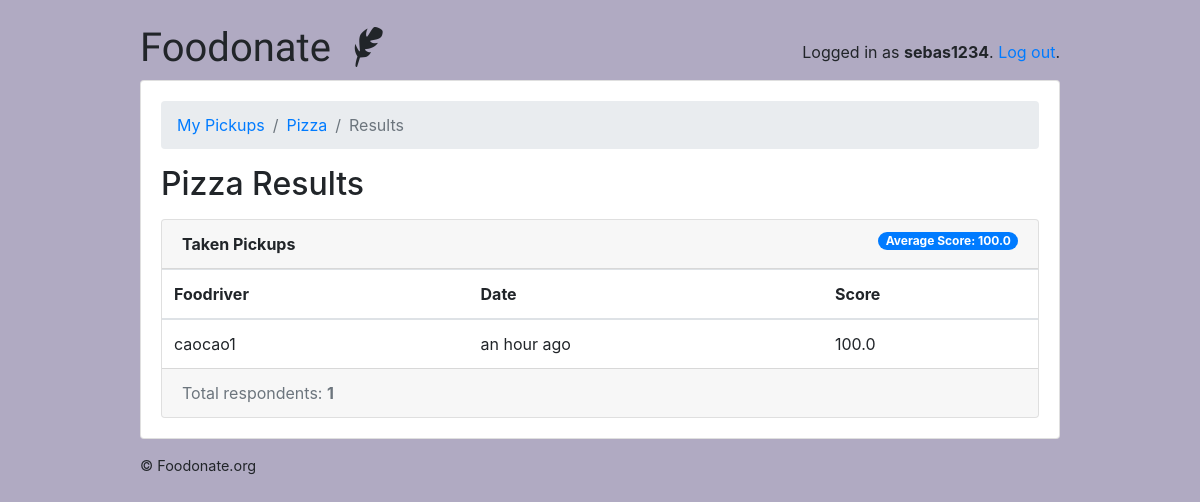
The app's page /foodonators/pickup/1/results/ (signed in) with its own data.
### food_platform/models.py (models this page shows, shortened)
class User(AbstractUser):
    is_foodriver = models.BooleanField(default=False)
    is_foodonator = models.BooleanField(default=False)

class Pickup(models.Model):
    owner = models.ForeignKey(User, on_delete=models.CASCADE, related_name='pickups')
    name = models.CharField(max_length=255)
    interested_area = models.ForeignKey(Interested_area, on_delete=models.CASCADE, related_name='pickups')

class TakenPickup(models.Model):
    foodriver = models.ForeignKey(Foodriver, on_delete=models.CASCADE, related_name='taken_pickups')
    pickup = models.ForeignKey(Pickup, on_delete=models.CASCADE, related_name='taken_pickups')
    score = models.FloatField()
    date = models.DateTimeField(auto_now_add=True)

class Foodriver(models.Model):
    user = models.OneToOneField(User, on_delete=models.CASCADE, primary_key=True)
    pickups = models.ManyToManyField(Pickup, through='TakenPickup')
    area = models.ManyToManyField(Interested_area, related_name='interested_foodrivers')

### food_platform/views/foodonators.py (the view)
# urls.py: path('pickup/<int:pk>/results/', foodonators.PickupResultsView.as_view(), name='pickup_results'),
@method_decorator([login_required, foodonator_required], name='dispatch')
class PickupResultsView(DetailView):
    model = Pickup
    context_object_name = 'pickup'
    template_name = 'food_platform/foodonators/pickup_results.html'
    def get_context_data(self, **kwargs):
        pickup = self.get_object()
        taken_pickups = pickup.taken_pickups.select_related('foodriver__user').order_by('-date')
        total_taken_pickups = taken_pickups.count()
        pickup_score = pickup.taken_pickups.aggregate(average_score=Avg('score'))
        extra_context = {
            'taken_pickups': taken_pickups,
            'total_taken_pickups': total_taken_pickups,
            'pickup_score': pickup_score
        }
        kwargs.update(extra_context)
        return super().get_context_data(**kwargs)
    def get_queryset(self):
        return self.request.user.pickups.all()

### food_platform/templates/food_platform/foodonators/pickup_results.html
{% extends 'base.html' %}
{% load crispy_forms_tags humanize %}
{% block content %}
  <nav aria-label="breadcrumb">
    <ol class="breadcrumb">
      <li class="breadcrumb-item"><a href="{% url 'foodonators:pickup_change_list' %}">My Pickups</a></li>
      <li class="breadcrumb-item"><a href="{% url 'foodonators:pickup_change' pickup.pk %}">{{ pickup.name }}</a></li>
      <li class="breadcrumb-item active" aria-current="page">Results</li>
    </ol>
  </nav>
  <h2 class="mb-3">{{ pickup.name }} Results</h2>
  <div class="card">
    <div class="card-header">
      <strong>Taken Pickups</strong>
      <span class="badge badge-pill badge-primary float-right">Average Score: {{ pickup_score.average_score|default_if_none:0.0 }}</span>
    </div>
    <table class="table mb-0">
      <thead>
        <tr>
          <th>Foodriver</th>
          <th>Date</th>
          <th>Score</th>
        </tr>
      </thead>
      <tbody>
        {% for taken_pickup in taken_pickups %}
          <tr>
            <td>{{ taken_pickup.foodriver.user.username }}</td>
            <td>{{ taken_pickup.date|naturaltime }}</td>
            <td>{{ taken_pickup.score }}</td>
          </tr>
        {% endfor %}
      </tbody>
    </table>
    <div class="card-footer text-muted">
      Total respondents: <strong>{{ total_taken_pickups }}</strong>
    </div>
  </div>
{% endblock %}

### templates/base.html (shortened to what this page needs)
{% load static %}<!doctype html>
<html lang="en">
  <head>
    <link rel="stylesheet" href="https://maxcdn.bootstrapcdn.com/bootstrap/4.0.0/css/bootstrap.min.css">
    <link rel="stylesheet" type="text/css" href="{% static 'vendor/fontello-2f186091/css/fontello.css' %}">
    <link rel="stylesheet" type="text/css" href="{% static 'css/app.css' %}">
    {% if user.is_authenticated and user.is_foodonator %}
      <link rel="stylesheet" type="text/css" href="{% static 'css/foodonators.css' %}">
    {% else %}
      <link rel="stylesheet" type="text/css" href="{% static 'css/foodrivers.css' %}">
    {% endif %}
  </head>
  <body>
    <div class="container my-4">
      <div class="row justify-content-center">
        <div class="col-md-10 col-sm-12">
          <div class="row">
            <div class="col-6">
              <h1 class="logo">
                <a href="{% url 'home' %}">
                  Foodonate
                  {% if user.is_authenticated %}
                    {% if user.is_foodonator %}
                      <span class="icon-feather" data-toggle="tooltip" data-placement="right" title="Foodonator profile"></span>
                    {% else %}
                      <span class="icon-graduation-cap" data-toggle="tooltip" data-placement="right" title="Foodriver profile"></span>
                    {% endif %}
                  {% endif %}
                </a>
              </h1>
            </div>
            <div class="col-6 text-right">
              {% if user.is_authenticated %}
                <p class="pt-3">Logged in as <strong>{{ user.username }}</strong>. <a href="{% url 'logout' %}">Log out</a>.</p>
              {% else %}
                <a href="{% url 'login' %}" class="btn btn-light" role="button">Log in</a>
                <a href="{% url 'signup' %}" class="btn btn-primary" role="button">Sign up</a>
              {% endif %}
            </div>
          </div>
          <div class="card mb-3">
            <div class="card-body">
              {% block content %}
              {% endblock %}
            </div>
          </div>
          <footer>
            <a href="https://www.foodonate.org/">© Foodonate.org</a>
          </footer>
        </div>
      </div>
    </div>
  </body>
</html>

### static/css/app.css (style rules this page uses)
.logo { font-family: 'Clicker Script', cursive; }
.logo a { color: #212529; text-decoration: none; }
footer { font-size: .9rem; }
footer a { color: #212529; }

### static/css/foodonators.css (style rules this page uses)
body { background-color: #b0aac2; }

### records on screen
User: username "sebas1234"
Pickup: name "Pizza"
TakenPickup: foodriver.user.username "caocao1", date "an hour ago", score "100.0"

### other values on screen
{{ pickup_score.average_score|default_if_none:0.0 }} "100.0"
{{ total_taken_pickups }} "1"
